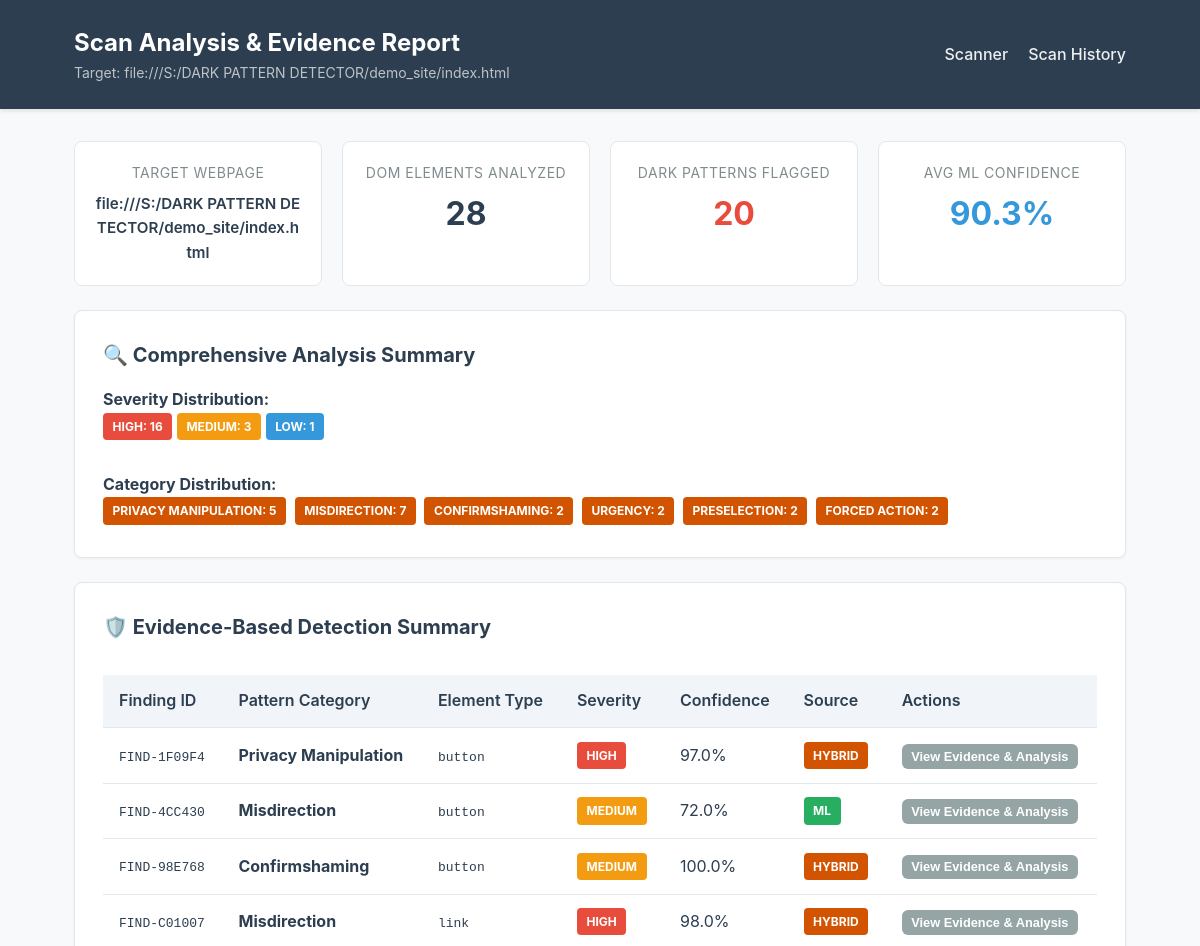
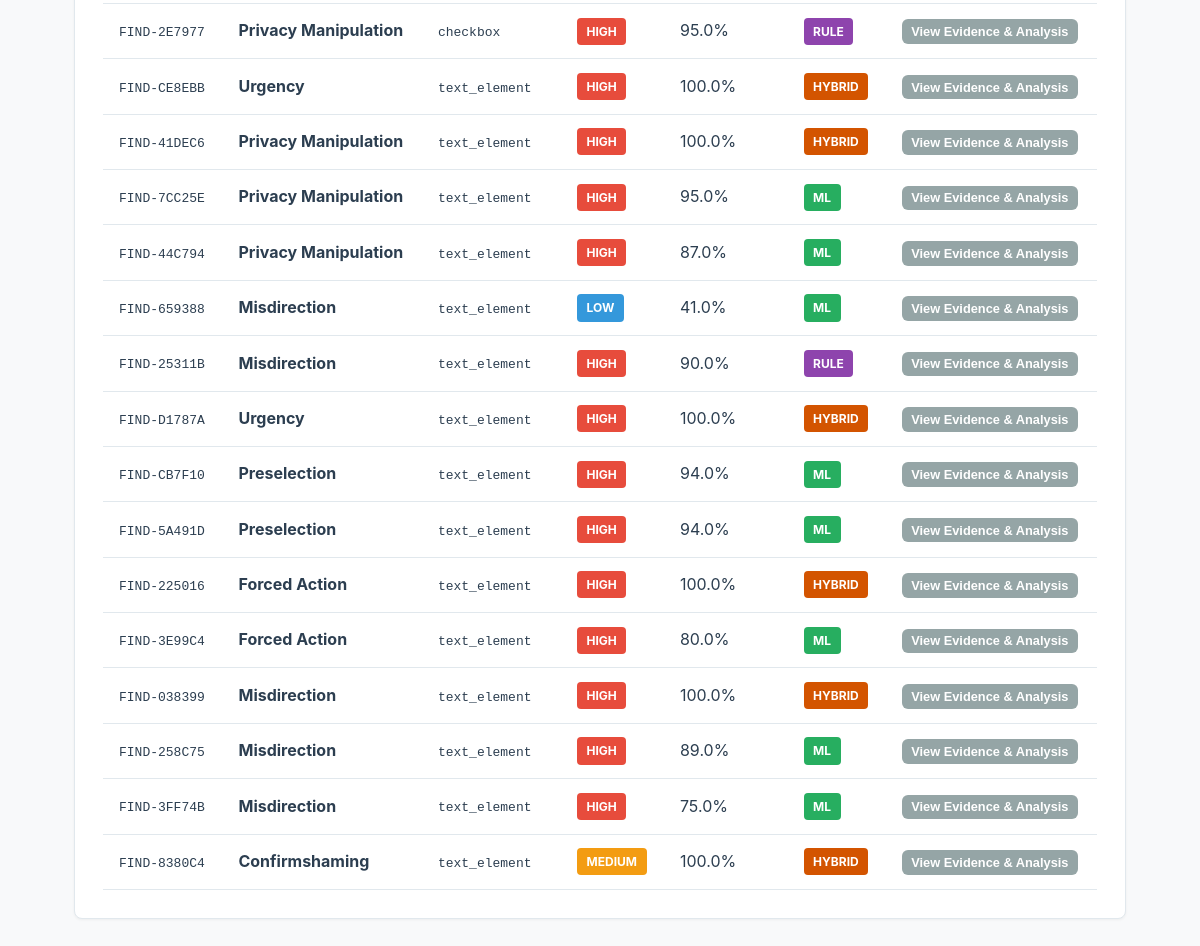
Screenshot of /results/6 with the database file from the repository (2 pictures, top to bottom).
### tables this page shows
CREATE TABLE scans (
                id INTEGER PRIMARY KEY AUTOINCREMENT,
                url TEXT NOT NULL,
                scan_date TEXT NOT NULL,
                total_elements INTEGER NOT NULL DEFAULT 0,
                total_detections INTEGER NOT NULL DEFAULT 0
            );

CREATE TABLE detections (
                id INTEGER PRIMARY KEY AUTOINCREMENT,
                scan_id INTEGER NOT NULL,
                pattern TEXT NOT NULL,
                element_type TEXT,
                element_text TEXT,
                confidence REAL,
                severity TEXT,
                source TEXT,
                explanation TEXT,
                html_snippet TEXT,
                screenshot_path TEXT, finding_id TEXT, privacy_security_relevance TEXT, recommendation TEXT,
                FOREIGN KEY (scan_id) REFERENCES scans(id) ON DELETE CASCADE
            );

### app.py (the view)
@app.route("/results/<int:scan_id>")
def view_results(scan_id):
    scan_data = db_manager.get_scan(scan_id)
    if not scan_data:
        flash(f"Scan record #{scan_id} not found.", "error")
        return redirect(url_for("index"))
    detections = scan_data.get("detections", [])
    high_count = sum(1 for d in detections if str(d.get("severity", "")).upper() == "HIGH")
    med_count = sum(1 for d in detections if str(d.get("severity", "")).upper() == "MEDIUM")
    low_count = sum(1 for d in detections if str(d.get("severity", "")).upper() == "LOW")
    cat_distribution = {}
    for d in detections:
        cat = d.get("pattern", "Other")
        cat_distribution[cat] = cat_distribution.get(cat, 0) + 1
    avg_confidence = 0.0
    if detections:
        conf_list = [float(d.get("confidence", 0)) for d in detections if d.get("confidence") is not None]
        if conf_list:
            avg_confidence = sum(conf_list) / len(conf_list)
    summary = {
        "high_count": high_count,
        "med_count": med_count,
        "low_count": low_count,
        "cat_distribution": cat_distribution,
        "avg_confidence": round(avg_confidence * 100, 1)
    }
    ml_metrics = evidence_engine.ml_classifier.metrics
    return render_template("results.html", scan=scan_data, summary=summary, ml_metrics=ml_metrics)

### database/db.py (called while the page is built, shortened)
    def _get_sqlite_connection(self):
        os.makedirs(os.path.dirname(self.sqlite_db_path), exist_ok=True)
        conn = sqlite3.connect(self.sqlite_db_path)
        conn.row_factory = sqlite3.Row
        return conn

    def get_scan(self, scan_id):
        conn = self._get_sqlite_connection()
        cursor = conn.cursor()
        cursor.execute("SELECT * FROM scans WHERE id = ?", (scan_id,))
        scan_row = cursor.fetchone()
        if not scan_row:
            conn.close()
            return None
        scan = dict(scan_row)
        cursor.execute("SELECT * FROM detections WHERE scan_id = ?", (scan_id,))
        scan["detections"] = [dict(r) for r in cursor.fetchall()]
        conn.close()
        return scan

### templates/results.html (shortened to what this page needs)
<!DOCTYPE html>
<html lang="en">
<head>
    <link rel="stylesheet" href="{{ url_for('static', filename='css/style.css') }}">
</head>
<body>
    <header class="header">
        <div class="header-container">
            <div class="header-title">
                <h1>Scan Analysis & Evidence Report</h1>
                <p>Target: {{ scan.url }}</p>
            </div>
            <nav class="nav-links">
                <a href="{{ url_for('index') }}">Scanner</a>
                <a href="{{ url_for('history') }}">Scan History</a>
            </nav>
        </div>
    </header>
    <main class="container">
        <div class="metrics-grid">
            <div class="metric-card">
                <div class="metric-label">Target Webpage</div>
                <div style="font-size: 0.95rem; font-weight: 600; margin-top: 0.5rem; word-break: break-all;">
                    {{ scan.url }}
                </div>
            </div>
            <div class="metric-card">
                <div class="metric-label">DOM Elements Analyzed</div>
                <div class="metric-value">{{ scan.total_elements }}</div>
            </div>
            <div class="metric-card">
                <div class="metric-label">Dark Patterns Flagged</div>
                <div class="metric-value" style="color: {% if scan.total_detections > 0 %}var(--accent-color){% else %}var(--source-ml){% endif %};">
                    {{ scan.total_detections }}
                </div>
            </div>
            <div class="metric-card">
                <div class="metric-label">Avg ML Confidence</div>
                <div class="metric-value" style="color: var(--secondary-color);">
                    {{ summary.avg_confidence if summary and summary.avg_confidence else "N/A" }}%
                </div>
            </div>
        </div>
        {% if summary %}
        <section class="card">
            <h3 class="card-title">🔍 Comprehensive Analysis Summary</h3>
            <div style="display: flex; gap: 2rem; flex-wrap: wrap; margin-top: 1rem;">
                <div>
                    <strong>Severity Distribution:</strong><br>
                    <span class="badge badge-high">High: {{ summary.high_count }}</span>
                    <span class="badge badge-medium">Medium: {{ summary.med_count }}</span>
                    <span class="badge badge-low">Low: {{ summary.low_count }}</span>
                </div>
                <div>
                    <strong>Category Distribution:</strong><br>
                    {% for cat, count in summary.cat_distribution.items() %}
                        <span class="badge badge-hybrid" style="margin-right: 4px; margin-bottom: 4px;">{{ cat }}: {{ count }}</span>
                    {% endfor %}
                </div>
            </div>
        </section>
        {% endif %}
        <section class="card">
            <h3 class="card-title">🛡️ Evidence-Based Detection Summary</h3>
            {% if scan.detections %}
            <div class="table-responsive">
                <table class="data-table">
                    <thead>
                        <tr>
                            <th>Finding ID</th>
                            <th>Pattern Category</th>
                            <th>Element Type</th>
                            <th>Severity</th>
                            <th>Confidence</th>
                            <th>Source</th>
                            <th>Actions</th>
                        </tr>
                    </thead>
                    <tbody>
                        {% for d in scan.detections %}
                        <tr>
                            <td><code>{{ d.finding_id or "FIND-" ~ loop.index }}</code></td>
                            <td><strong>{{ d.pattern }}</strong></td>
                            <td><code>{{ d.element_type }}</code></td>
                            <td>
                                <span class="badge badge-{{ d.severity | lower }}">
                                    {{ d.severity }}
                                </span>
                            </td>
                            <td>{{ "%.1f"|format(d.confidence * 100) if d.confidence is number else d.confidence }}%</td>
                            <td>
                                <span class="badge badge-{{ d.source | lower }}">
                                    {{ d.source }}
                                </span>
                            </td>
                            <td>
                                <button type="button" class="btn btn-secondary btn-toggle-detail" data-target="detail-{{ loop.index }}" style="padding: 0.3rem 0.6rem; font-size: 0.8rem;">
                                    View Evidence & Analysis
                                </button>
                            </td>
                        </tr>
                        {% endfor %}
                    </tbody>
                </table>
            </div>
            {% else %}
            <div class="alert alert-info" style="margin-top: 1rem;">
                No deceptive dark pattern UI elements were flagged on this webpage.
            </div>
            {% endif %}
        </section>
    </main>
</body>
</html>

### static/css/style.css (style rules this page uses)
:root { --primary-color: #2c3e50; --secondary-color: #3498db; --accent-color: #e74c3c; --bg-color: #f8f9fa; --card-bg: #ffffff; --text-color: #2c3e50; --text-muted: #7f8c8d; --border-color: #e1e8ed; --severity-high: #e74c3c; --severity-medium: #f39c12; --severity-low: #3498db; --source-rule: #8e44ad; --source-ml: #27ae60; --source-hybrid: #d35400; }
* { box-sizing: border-box; margin: 0; padding: 0; }
body { font-family: -apple-system, BlinkMacSystemFont, "Segoe UI", Roboto, Helvetica, Arial, sans-serif; background-color: var(--bg-color); color: var(--text-color); line-height: 1.6; }
.header { background-color: var(--primary-color); color: #ffffff; padding: 1.5rem 0; box-shadow: 0 2px 4px rgba(0,0,0,0.1); }
.header-container { max-width: 1100px; margin: 0 auto; padding: 0 1.5rem; display: flex; justify-content: space-between; align-items: center; }
.header-title h1 { font-size: 1.5rem; font-weight: 700; }
.header-title p { font-size: 0.875rem; color: #bdc3c7; }
.nav-links { display: flex; gap: 1.25rem; }
.nav-links a { color: #ecf0f1; text-decoration: none; font-weight: 500; transition: color 0.2s; }
.container { max-width: 1100px; margin: 2rem auto; padding: 0 1.5rem; }
.card { background: var(--card-bg); border: 1px solid var(--border-color); border-radius: 8px; padding: 1.75rem; margin-bottom: 1.5rem; box-shadow: 0 1px 3px rgba(0,0,0,0.05); }
.card-title { font-size: 1.25rem; margin-bottom: 1rem; color: var(--primary-color); }
.btn { background-color: var(--secondary-color); color: #ffffff; padding: 0.75rem 1.5rem; border: none; border-radius: 6px; font-size: 1rem; font-weight: 600; cursor: pointer; text-decoration: none; display: inline-block; transition: background-color 0.2s; }
.btn-secondary { background-color: #95a5a6; }
.metrics-grid { display: grid; grid-template-columns: repeat(auto-fit, minmax(220px, 1fr)); gap: 1.25rem; margin-bottom: 1.5rem; }
.metric-card { background: var(--card-bg); border: 1px solid var(--border-color); border-radius: 8px; padding: 1.25rem; text-align: center; }
.metric-value { font-size: 2rem; font-weight: 700; color: var(--primary-color); margin-top: 0.25rem; }
.metric-label { font-size: 0.875rem; color: var(--text-muted); text-transform: uppercase; letter-spacing: 0.5px; }
.badge { display: inline-block; padding: 0.25rem 0.6rem; border-radius: 4px; font-size: 0.75rem; font-weight: 700; text-transform: uppercase; color: #ffffff; }
.badge-high { background-color: var(--severity-high); }
.badge-medium { background-color: var(--severity-medium); }
.badge-low { background-color: var(--severity-low); }
.badge-rule { background-color: var(--source-rule); }
.badge-ml { background-color: var(--source-ml); }
.badge-hybrid { background-color: var(--source-hybrid); }
.table-responsive { overflow-x: auto; }
.data-table { width: 100%; border-collapse: collapse; margin-top: 1rem; }
.data-table th, .data-table td { padding: 0.85rem 1rem; text-align: left; border-bottom: 1px solid var(--border-color); }
.data-table th { background-color: #f1f5f9; font-weight: 600; color: var(--primary-color); }

### rows the page displays
scans: url "file:///S:/DARK PATTERN DETECTOR/demo_site/index.html", total_elements "28", total_detections "20"
detections: pattern "PRIVACY MANIPULATION", count "5", finding "FIND-1F09F4", pattern "Privacy Manipulation", element_type "button", severity "HIGH", confidence "97.0", source "HYBRID"
detections: pattern "MISDIRECTION", count "7", finding "FIND-4CC430", pattern "Misdirection", element_type "button", severity "MEDIUM", confidence "72.0", source "ML"
detections: pattern "CONFIRMSHAMING", count "2", finding "FIND-98E768", pattern "Confirmshaming", element_type "button", severity "MEDIUM", confidence "100.0", source "HYBRID"
detections: pattern "URGENCY", count "2", finding "FIND-CE8EBB", pattern "Urgency", element_type "text_element", severity "HIGH", confidence "100.0", source "HYBRID"
detections: pattern "PRESELECTION", count "2", finding "FIND-CB7F10", pattern "Preselection", element_type "text_element", severity "HIGH", confidence "94.0", source "ML"
detections: pattern "FORCED ACTION", count "2", finding "FIND-225016", pattern "Forced Action", element_type "text_element", severity "HIGH", confidence "100.0", source "HYBRID"
detections: finding "FIND-C01007", pattern "Misdirection", element_type "link", severity "HIGH", confidence "98.0", source "HYBRID"
detections: finding "FIND-2E7977", pattern "Privacy Manipulation", element_type "checkbox", severity "HIGH", confidence "95.0", source "RULE"
detections: finding "FIND-41DEC6", pattern "Privacy Manipulation", element_type "text_element", severity "HIGH", confidence "100.0", source "HYBRID"
detections: finding "FIND-7CC25E", pattern "Privacy Manipulation", element_type "text_element", severity "HIGH", confidence "95.0", source "ML"
detections: finding "FIND-44C794", pattern "Privacy Manipulation", element_type "text_element", severity "HIGH", confidence "87.0", source "ML"
detections: finding "FIND-659388", pattern "Misdirection", element_type "text_element", severity "LOW", confidence "41.0", source "ML"
detections: finding "FIND-25311B", pattern "Misdirection", element_type "text_element", severity "HIGH", confidence "90.0", source "RULE"
detections: finding "FIND-D1787A", pattern "Urgency", element_type "text_element", severity "HIGH", confidence "100.0", source "HYBRID"
detections: finding "FIND-5A491D", pattern "Preselection", element_type "text_element", severity "HIGH", confidence "94.0", source "ML"
detections: finding "FIND-3E99C4", pattern "Forced Action", element_type "text_element", severity "HIGH", confidence "80.0", source "ML"
detections: finding "FIND-038399", pattern "Misdirection", element_type "text_element", severity "HIGH", confidence "100.0", source "HYBRID"
detections: finding "FIND-258C75", pattern "Misdirection", element_type "text_element", severity "HIGH", confidence "89.0", source "ML"
detections: finding "FIND-3FF74B", pattern "Misdirection", element_type "text_element", severity "HIGH", confidence "75.0", source "ML"
detections: finding "FIND-8380C4", pattern "Confirmshaming", element_type "text_element", severity "MEDIUM", confidence "100.0", source "HYBRID"

### other values shown
{{ summary.high_count }} "16"
{{ summary.med_count }} "3"
{{ summary.low_count }} "1"
